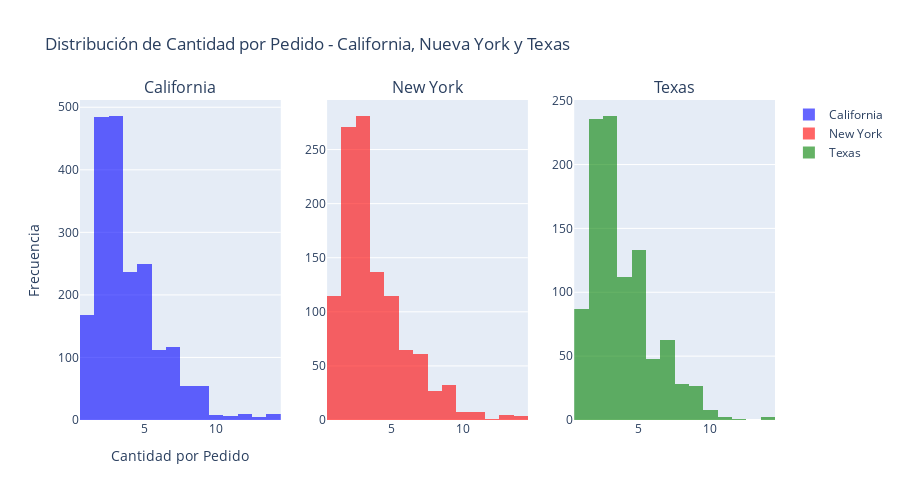

Notebook source saved alongside this figure:
### Code cell
california = filtro[filtro['State'] == 'California']['Quantity']
ny = filtro[filtro['State'] == 'New York']['Quantity']
texas = filtro[filtro['State'] == 'Texas']['Quantity']

# Crear un subplot con 3 filas y 1 columna
fig = make_subplots(rows=1, cols=3, 
                    subplot_titles=('California', 'New York', 'Texas'))

fig.add_trace(
    go.Histogram(
        x=california,
        opacity=0.6,
        name='California',
        marker=dict(color='blue')
    ),
    row=1, col=1
)

fig.add_trace(
    go.Histogram(
        x=ny,
        opacity=0.6,
        name='New York',
        marker=dict(color='red')
    ),
    row=1, col=2
)

fig.add_trace(
    go.Histogram(
        x=texas,
        opacity=0.6,
        name='Texas',
        marker=dict(color='green')
    ),
    row=1, col=3
)

fig.update_layout(
    title='Distribución de Cantidad por Pedido - California, Nueva York y Texas',
    xaxis=dict(title='Cantidad por Pedido'),
    yaxis=dict(title='Frecuencia'),
    height=500 
)

fig.show()

### Figure 1 — Plotly figure (JSON) as saved in the notebook; plotly's stock layout.template omitted (floating-point values rounded to 4 significant figures; data arrays with more than 128 entries replaced by an {"elided": "..."} marker saying what was removed)
{"data": [{"marker": {"color": "blue"}, "name": "California", "opacity": 0.6, "type": "histogram", "x": {"elided": "2001 int values"}, "xaxis": "x", "yaxis": "y"}, {"marker": {"color": "red"}, "name": "New York", "opacity": 0.6, "type": "histogram", "x": {"elided": "1128 int values"}, "xaxis": "x2", "yaxis": "y2"}, {"marker": {"color": "green"}, "name": "Texas", "opacity": 0.6, "type": "histogram", "x": {"elided": "985 int values"}, "xaxis": "x3", "yaxis": "y3"}], "layout": {"annotations": [{"font": {"size": 16}, "showarrow": false, "text": "California", "x": 0.1444, "xanchor": "center", "xref": "paper", "y": 1, "yanchor": "bottom", "yref": "paper"}, {"font": {"size": 16}, "showarrow": false, "text": "New York", "x": 0.5, "xanchor": "center", "xref": "paper", "y": 1, "yanchor": "bottom", "yref": "paper"}, {"font": {"size": 16}, "showarrow": false, "text": "Texas", "x": 0.8556, "xanchor": "center", "xref": "paper", "y": 1, "yanchor": "bottom", "yref": "paper"}], "height": 500, "title": {"text": "Distribución de Cantidad por Pedido - California, Nueva York y Texas"}, "xaxis": {"anchor": "y", "domain": [0, 0.2889], "title": {"text": "Cantidad por Pedido"}}, "xaxis2": {"anchor": "y2", "domain": [0.3556, 0.6444]}, "xaxis3": {"anchor": "y3", "domain": [0.7111, 1]}, "yaxis": {"anchor": "x", "domain": [0, 1], "title": {"text": "Frecuencia"}}, "yaxis2": {"anchor": "x2", "domain": [0, 1]}, "yaxis3": {"anchor": "x3", "domain": [0, 1]}}}
